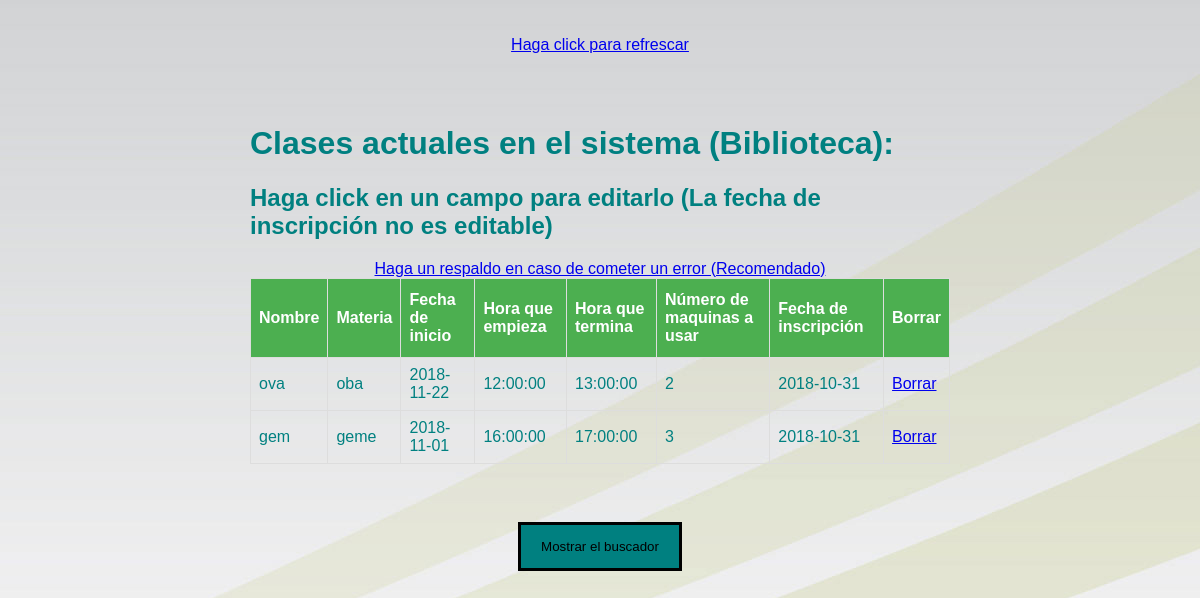
Page /libclase.php on the committed database.
### tables this page shows
CREATE TABLE `reservalib` (
  `id` int(11) NOT NULL AUTO_INCREMENT,
  `nombre` varchar(100) NOT NULL,
  `materia` varchar(10) NOT NULL,
  `fecha` date NOT NULL,
  `fechaemp` time NOT NULL,
  `fechater` time NOT NULL,
  `numero` int(11) NOT NULL,
  `fechainscripcion` date NOT NULL,
  PRIMARY KEY (`id`)
);

### libclase.php (the view, shortened to what this page needs)
<?php
include_once("connection.php");
$sql = "SELECT * FROM `reservalib` limit 10 ";
$queryRecords = mysqli_query($conn, $sql) or die("Error al buscar");
?>
<!DOCTYPE html>
<html lang="en">
<head>
<link rel="stylesheet" href="estilos\clase.css">
</head>
<body>
<br></br>
<div style="text-align: center;"><a href="libclase.php">Haga click para refrescar</a></div>
<div class="container" style="padding:50px 250px;">
<h1>Clases actuales en el sistema (Biblioteca):</h1>
<h2>Haga click en un campo para editarlo (La fecha de inscripción no es editable)</h2>
<div style="text-align: center;"><a href="backup.php" target="_blank">Haga un respaldo en caso de cometer un error (Recomendado)</a></div>
<table id="employee_grid" name="employee_grid" class="table table-condensed table-hover table-striped bootgrid-table" width="60%" cellspacing="0">
   <thead>
      <tr>
         <th>Nombre</th>
         <th>Materia</th>
         <th>Fecha de inicio</th>
		 <th>Hora que empieza</th>
		 <th>Hora que termina</th>
		 <th>Número de maquinas a usar</th>
		 <th>Fecha de inscripción</th>
		 <th>Borrar</th>
      </tr>
   </thead>
   <tbody id="_editable_table">
      <?php foreach($queryRecords as $res) :?>
      <tr data-row-id="<?php echo $res['id'];?>">
	  <center><td class="editable-col" contenteditable="true" collib='0' oldVal ="<?php echo $res['nombre'];?>"><?php echo $res['nombre'];?></td></center>
	  <center><td class="editable-col" contenteditable="true" collib='1' oldVal ="<?php echo $res['materia'];?>"><?php echo $res['materia'];?></td></center>
	  <center><td class="editable-col" contenteditable="true" collib='2' oldVal ="<?php echo $res['fecha'];?>"><?php echo $res['fecha'];?></td></center>
	  <center><td class="editable-col" contenteditable="true" collib='3' oldVal ="<?php echo $res['fechaemp'];?>"><?php echo $res['fechaemp'];?></td></center>
	  <center><td class="editable-col" contenteditable="true" collib='4' oldVal ="<?php echo $res['fechater'];?>"><?php echo $res['fechater'];?></td></center>
	  <center><td class="editable-col" contenteditable="true" collib='5' oldVal ="<?php echo $res['numero'];?>"><?php echo $res['numero'];?></td></center>
	  <center><td class="editable-col" contenteditable="false" collib='6' oldVal ="<?php echo $res['fechainscripcion'];?>"><?php echo $res['fechainscripcion'];?></td></center>
		 <?php
		 echo "<td><a href='libclaseborrar.php?id=".$res['id']."'>Borrar</a></td>";
		 echo "</tr>";
		 ?>
	  <?php endforeach;?>
   </tbody>
</table>
</div>
<div id="boton2" style="text-align: center;">
<button onclick="myFunction2()">Mostrar el buscador</button>
</div>
</body>
</html>

### estilos/clase.css (style rules this page uses)
body { font-family:Arial,Helvetica,sans-serif;color:teal;padding:0;margin:0;background-image:url(imagenes/fondo_une.jpg) }
#employee_grid { font-family:"Trebuchet MS",Arial,Helvetica,sans-serif;border-collapse:collapse;width:100% }
#employee_grid td,#employee_grid th { border:1px solid #ddd;padding:8px }
#employee_grid th { padding-top:12px;padding-bottom:12px;text-align:left;background-color:#4CAF50;color:#fff }
button,input[type=submit] { background-color:teal;color:#000;padding:14px 20px;margin:8px 0;border:3px solid #000;cursor:pointer;width:95 px }

### libclase.php (style rules this page uses)
body { background-image: url("imagenes/fondo_une.jpg") }

### rows in the picture
reservalib: nombre "ova", materia "oba", fecha "2018-11-22", fechaemp "12:00:00", fechater "13:00:00", numero "2", fechainscripcion "2018-10-31"
reservalib: nombre "gem", materia "geme", fecha "2018-11-01", fechaemp "16:00:00", fechater "17:00:00", numero "3", fechainscripcion "2018-10-31"
